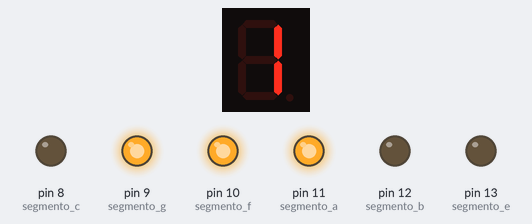
The sketch below on a simulated Arduino Uno, built with avr-gcc and run on an emulated ATmega328P. Shown: 1-digit seven-segment display, output pins drawn as LEDs (lit = HIGH). Wiring (inferred from the names in the program): 1-digit 7-segment display, segments lit when HIGH: segments pin 5, pin 0, pin 1, pin 2, pin 4, pin 7, pin 3, pin 6. Random numbers use the default seed unless the sketch sets one; the segment pins are drawn as the display they are named for; pins used as bus, display or sensor lines are not drawn.

Above: at 0.1 s.
At 8.5 s:
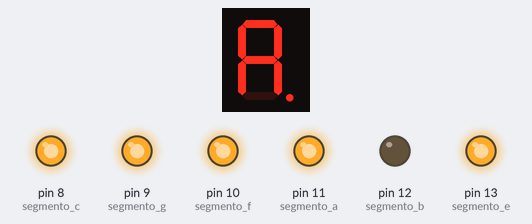
At 13.6 s:
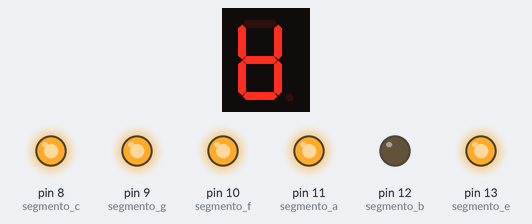
At 20.9 s:
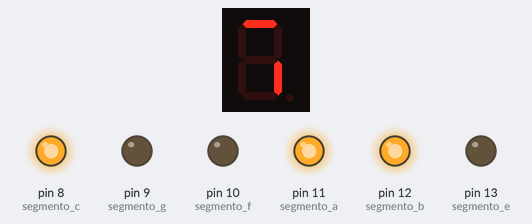
At 23.6 s:
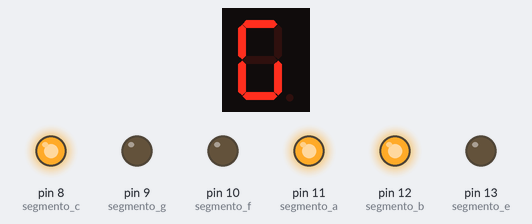
At 28.6 s:
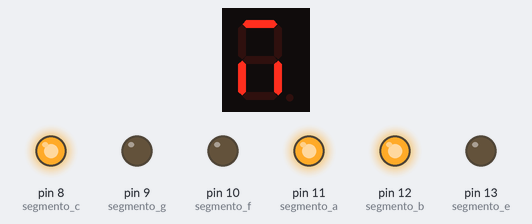
Timing chart, 0 to 37.7 s (numbered marks = the images above):
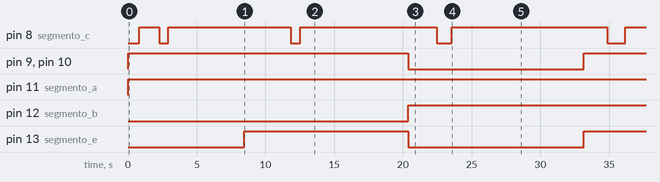

The sketch:

Taxi-meter.ino
```cpp
//@DANILO PANADERO Y JAIRO ANDRES
//TAXIMETRO
//@25/10/2017
//@VERSION 1.0


  int var=0;//cambio de case
  int esperar=1000;//tiempo de espera
  int contador=0;
  int tiempo=0;
  bool centenas=false;

void setup() {
  // put your setup code here, to run once:
  pinMode(2,OUTPUT);//segmento g
  pinMode(3,OUTPUT);//segmento f
  pinMode(4,OUTPUT);//segmento a
  pinMode(5,OUTPUT);//segmento b
  pinMode(6,OUTPUT);//segmento e
  pinMode(7,OUTPUT);//segmento d
  pinMode(8,OUTPUT);//segmento c


  pinMode(9,OUTPUT);//segmento g
  pinMode(10,OUTPUT);//segmento f
  pinMode(11,OUTPUT);//segmento a
  pinMode(12,OUTPUT);//segmento b
  pinMode(13,OUTPUT);//segmento e
  pinMode(0,OUTPUT);//segmento d
  pinMode(1,OUTPUT);//segmento c

  digitalWrite(0,LOW); //segmento g pin 1 low

}

void loop() {
////
tiempo=random(200,2000);//tiempo aleatorio

//taximetro display

if(contador==0)//pone 5 en display 2
{
       digitalWrite(9,HIGH); //segmento g
      digitalWrite(10,HIGH); //segmento f
      digitalWrite(11,HIGH); //segmento a
      digitalWrite(12,LOW); //segmento b
      digitalWrite(13,LOW); //segmento e
      digitalWrite(0,HIGH); //segmento d
      digitalWrite(1,HIGH); //segmento c
}

 delay(tiempo);
  var=var+1;
  switch(var)//Cambio de cuenta numero

  {
  case 1: //numero 1
  // put your main code here, to run repeatedly:
      digitalWrite(2,LOW); //segmento g
      digitalWrite(3,LOW); //segmento f
      digitalWrite(4,LOW); //segmento a
      digitalWrite(5,HIGH); //segmento b
      digitalWrite(6,LOW); //segmento e
      digitalWrite(7,LOW); //segmento d
      digitalWrite(8,HIGH); //segmento c
  break;

  case 2://numero 2

      digitalWrite(2,HIGH); //segmento g
      digitalWrite(3,LOW); //segmento f
      digitalWrite(4,HIGH); //segmento a
      digitalWrite(5,HIGH); //segmento b
      digitalWrite(6,HIGH); //segmento e
      digitalWrite(7,HIGH); //segmento d
      digitalWrite(8,LOW); //segmento c
  break;

case 3://numero 3

      digitalWrite(2,HIGH); //segmento g
      digitalWrite(3,LOW); //segmento f
      digitalWrite(4,HIGH); //segmento a
      digitalWrite(5,HIGH); //segmento b
      digitalWrite(6,LOW); //segmento e
      digitalWrite(7,HIGH); //segmento d
      digitalWrite(8,HIGH); //segmento c
  break;


  case 4://numero 4

      digitalWrite(2,HIGH); //segmento g
      digitalWrite(3,HIGH); //segmento f
      digitalWrite(4,LOW); //segmento a
      digitalWrite(5,HIGH); //segmento b
      digitalWrite(6,LOW); //segmento e
      digitalWrite(7,LOW); //segmento d
      digitalWrite(8,HIGH); //segmento c
  break;


  case 5://numero 5

      digitalWrite(2,HIGH); //segmento g
      digitalWrite(3,HIGH); //segmento f
      digitalWrite(4,HIGH); //segmento a
      digitalWrite(5,LOW); //segmento b
      digitalWrite(6,LOW); //segmento e
      digitalWrite(7,HIGH); //segmento d
      digitalWrite(8,HIGH); //segmento c
  break;


  case 6://numero 6

      digitalWrite(2,HIGH); //segmento g
      digitalWrite(3,HIGH); //segmento f
      digitalWrite(4,HIGH); //segmento a
      digitalWrite(5,LOW); //segmento b
      digitalWrite(6,HIGH); //segmento e
      digitalWrite(7,HIGH); //segmento d
      digitalWrite(8,HIGH); //segmento c
  break;


  case 7://numero 7

      digitalWrite(2,LOW); //segmento g
      digitalWrite(3,LOW); //segmento f
      digitalWrite(4,HIGH); //segmento a
      digitalWrite(5,HIGH); //segmento b
      digitalWrite(6,LOW); //segmento e
      digitalWrite(7,LOW); //segmento d
      digitalWrite(8,HIGH); //segmento c
  break;


   case 8://numero 8

      digitalWrite(2,HIGH); //segmento g
      digitalWrite(3,HIGH); //segmento f
      digitalWrite(4,HIGH); //segmento a
      digitalWrite(5,HIGH); //segmento b
      digitalWrite(6,HIGH); //segmento e
      digitalWrite(7,HIGH); //segmento d
      digitalWrite(8,HIGH); //segmento c
  break;


   case 9://numero 9

      digitalWrite(2,HIGH); //segmento g
      digitalWrite(3,HIGH); //segmento f
      digitalWrite(4,HIGH); //segmento a
      digitalWrite(5,HIGH); //segmento b
      digitalWrite(6,LOW); //segmento e
      digitalWrite(7,HIGH); //segmento d
      digitalWrite(8,HIGH); //segmento c
  break;


  default:

      contador=contador+1;
      digitalWrite(2,LOW); //segmento g
      digitalWrite(3,HIGH); //segmento f
      digitalWrite(4,HIGH); //segmento a
      digitalWrite(5,HIGH); //segmento b
      digitalWrite(6,HIGH); //segmento e
      digitalWrite(7,HIGH); //segmento d
      digitalWrite(8,HIGH); //segmento c
      var=0;
///ACTIVAR CONTADOR 2 DECIMAS DE SEGUNDO
/*
      if(contador==1)// 5 segundo contador 7 seg
      {


      digitalWrite(9,HIGH); //segmento g
      digitalWrite(10,HIGH); //segmento f
      digitalWrite(11,HIGH); //segmento a
      digitalWrite(12,LOW); //segmento b
      digitalWrite(13,LOW); //segmento e
      digitalWrite(0,HIGH); //segmento d
      digitalWrite(1,HIGH); //segmento c

      }

      */
 if(contador==1)//6 segundo contador 7 seg
      {

      digitalWrite(9,HIGH); //segmento g
      digitalWrite(10,HIGH); //segmento f
      digitalWrite(11,HIGH); //segmento a
      digitalWrite(12,LOW); //segmento b
      digitalWrite(13,HIGH); //segmento e
      digitalWrite(0,HIGH); //segmento d
      digitalWrite(1,HIGH); //segmento c

      }

      if(contador==2)//7 segundo contador 7 seg
      {

      digitalWrite(9,LOW); //segmento g
      digitalWrite(10,LOW); //segmento f
      digitalWrite(11,HIGH); //segmento a
      digitalWrite(12,HIGH); //segmento b
      digitalWrite(13,LOW); //segmento e
      digitalWrite(0,LOW); //segmento d
      digitalWrite(1,HIGH); //segmento c

      }


      if(contador==3)//8 segundo contador 7 seg
      {

        digitalWrite(9,HIGH); //segmento g
      digitalWrite(10,HIGH); //segmento f
      digitalWrite(11,HIGH); //segmento a
      digitalWrite(12,HIGH); //segmento b
      digitalWrite(13,HIGH); //segmento e
      digitalWrite(0,HIGH); //segmento d
      digitalWrite(1,HIGH); //segmento c

      }
      if(contador==4)//9 segundo contador 7 seg
      {

      digitalWrite(9,HIGH); //segmento g
      digitalWrite(10,HIGH); //segmento f
      digitalWrite(11,HIGH); //segmento a
      digitalWrite(12,HIGH); //segmento b
      digitalWrite(13,LOW); //segmento e
      digitalWrite(0,HIGH); //segmento d
      digitalWrite(1,HIGH); //segmento c


      }
       if(contador==5)//segundo contador 7 seg
      {

      if(centenas=false)
      {
        //encender display 3 en 1
      digitalWrite(2,LOW); //segmento g
      digitalWrite(3,LOW); //segmento f
      digitalWrite(4,LOW); //segmento a
      digitalWrite(5,HIGH); //segmento b
      digitalWrite(6,LOW); //segmento e
      digitalWrite(7,LOW); //segmento d
      digitalWrite(8,HIGH); //segmento c


      centenas=true; //se encendio Centenas
      contador=0;
      }
      else
      {
      //encender display 3 en 1
      digitalWrite(2,LOW); //segmento g
      digitalWrite(3,LOW); //segmento f
      digitalWrite(4,LOW); //segmento a
      digitalWrite(5,HIGH); //segmento b
      digitalWrite(6,LOW); //segmento e
      digitalWrite(7,LOW); //segmento d
      digitalWrite(8,HIGH); //segmento c

      //encender display 2 en 5
      digitalWrite(9,HIGH); //segmento g
      digitalWrite(10,HIGH); //segmento f
      digitalWrite(11,HIGH); //segmento a
      digitalWrite(12,LOW); //segmento b
      digitalWrite(13,LOW); //segmento e
      digitalWrite(0,HIGH); //segmento d
      digitalWrite(1,HIGH); //segmento c

      //encender display 1 en 0
      digitalWrite(2,LOW); //segmento g
      digitalWrite(3,HIGH); //segmento f
      digitalWrite(4,HIGH); //segmento a
      digitalWrite(5,HIGH); //segmento b
      digitalWrite(6,HIGH); //segmento e
      digitalWrite(7,HIGH); //segmento d
      digitalWrite(8,HIGH); //segmento c

      }

      }


}
}
```

Measured:
- by itself, pin 8 (segmento_c): LOW → HIGH at 0.81 s, → LOW 1.4 s later, → HIGH 0.67 s later, → LOW 8.9 s later, … (9 changes in this stretch)
- by itself, pin 9 (segmento_g), pin 10 (segmento_f): LOW → HIGH at 0.00 s, → LOW 20.4 s later, → HIGH 12.8 s later
- by itself, pin 11 (segmento_a): LOW → HIGH at 0.00 s
- by itself, pin 12 (segmento_b): LOW → HIGH at 20.4 s
- by itself, pin 13 (segmento_e): LOW → HIGH at 8.4 s, → LOW 11.9 s later, → HIGH 12.8 s later
- what the display in image 1 shows lasts 1.7 s, from 8.4 s to 10.1 s
- what the display in image 2 shows lasts 1.9 s, from 13.6 s to 15.5 s
